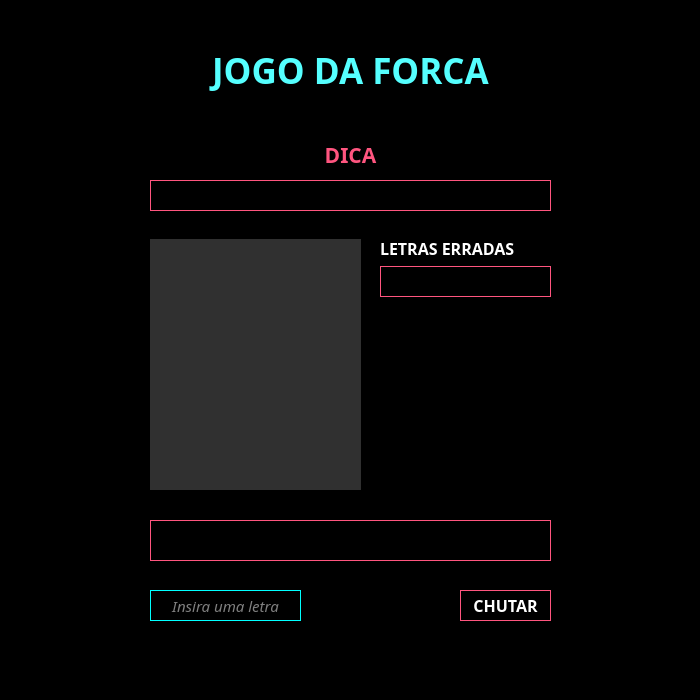
<?xml version="1.0" encoding="UTF-8"?>
<ui version="4.0">
 <class>Form</class>
 <widget class="QWidget" name="Form">
  <property name="geometry">
   <rect>
    <x>0</x>
    <y>0</y>
    <width>700</width>
    <height>700</height>
   </rect>
  </property>
  <property name="minimumSize">
   <size>
    <width>700</width>
    <height>700</height>
   </size>
  </property>
  <property name="maximumSize">
   <size>
    <width>700</width>
    <height>700</height>
   </size>
  </property>
  <property name="windowTitle">
   <string>Jogo da Forca</string>
  </property>
  <property name="styleSheet">
   <string notr="true">background-color: rgb(0, 0, 0);</string>
  </property>
  <widget class="QLabel" name="lbl_nome_2">
   <property name="geometry">
    <rect>
     <x>10</x>
     <y>30</y>
     <width>681</width>
     <height>81</height>
    </rect>
   </property>
   <property name="font">
    <font>
     <family>Montserrat Black</family>
     <pointsize>26</pointsize>
     <weight>75</weight>
     <bold>true</bold>
    </font>
   </property>
   <property name="cursor">
    <cursorShape>ArrowCursor</cursorShape>
   </property>
   <property name="styleSheet">
    <string notr="true">background-color: rgba(255, 255, 255, 0);
color: rgb(85, 255, 255);</string>
   </property>
   <property name="text">
    <string>&lt;html&gt;&lt;head/&gt;&lt;body&gt;&lt;p&gt;JOGO DA FORCA&lt;/p&gt;&lt;/body&gt;&lt;/html&gt;</string>
   </property>
   <property name="textFormat">
    <enum>Qt::AutoText</enum>
   </property>
   <property name="alignment">
    <set>Qt::AlignCenter</set>
   </property>
  </widget>
  <widget class="QLabel" name="lbl_dica">
   <property name="geometry">
    <rect>
     <x>10</x>
     <y>140</y>
     <width>681</width>
     <height>31</height>
    </rect>
   </property>
   <property name="font">
    <font>
     <family>Montserrat ExtraBold</family>
     <pointsize>16</pointsize>
     <weight>75</weight>
     <bold>true</bold>
    </font>
   </property>
   <property name="styleSheet">
    <string notr="true">color: rgb(255, 85, 127);</string>
   </property>
   <property name="text">
    <string>&lt;html&gt;&lt;head/&gt;&lt;body&gt;&lt;p&gt;&lt;span style=&quot; color:#ff557f;&quot;&gt;DICA&lt;/span&gt;&lt;/p&gt;&lt;/body&gt;&lt;/html&gt;</string>
   </property>
   <property name="alignment">
    <set>Qt::AlignCenter</set>
   </property>
  </widget>
  <widget class="QLabel" name="lbl_txt_dica">
   <property name="geometry">
    <rect>
     <x>150</x>
     <y>180</y>
     <width>401</width>
     <height>31</height>
    </rect>
   </property>
   <property name="font">
    <font>
     <family>Montserrat</family>
     <pointsize>12</pointsize>
     <weight>75</weight>
     <bold>true</bold>
    </font>
   </property>
   <property name="styleSheet">
    <string notr="true">border: 1px solid rgb(255, 85, 127);
color: white;</string>
   </property>
   <property name="text">
    <string/>
   </property>
   <property name="alignment">
    <set>Qt::AlignCenter</set>
   </property>
  </widget>
  <widget class="QLabel" name="label">
   <property name="geometry">
    <rect>
     <x>150</x>
     <y>239</y>
     <width>211</width>
     <height>251</height>
    </rect>
   </property>
   <property name="font">
    <font>
     <family>Montserrat</family>
     <pointsize>16</pointsize>
     <weight>75</weight>
     <bold>true</bold>
    </font>
   </property>
   <property name="styleSheet">
    <string notr="true">background-color: rgb(48, 48, 48);
color: white;
</string>
   </property>
   <property name="text">
    <string/>
   </property>
   <property name="alignment">
    <set>Qt::AlignCenter</set>
   </property>
  </widget>
  <widget class="QLineEdit" name="lne_chute">
   <property name="geometry">
    <rect>
     <x>150</x>
     <y>590</y>
     <width>151</width>
     <height>31</height>
    </rect>
   </property>
   <property name="font">
    <font>
     <family>Montserrat</family>
     <pointsize>11</pointsize>
     <italic>true</italic>
    </font>
   </property>
   <property name="styleSheet">
    <string notr="true">border: 1px solid rgb(0, 255, 255);
color: white;</string>
   </property>
   <property name="maxLength">
    <number>1</number>
   </property>
   <property name="alignment">
    <set>Qt::AlignCenter</set>
   </property>
   <property name="placeholderText">
    <string>Insira uma letra</string>
   </property>
  </widget>
  <widget class="QPushButton" name="btn_enviar">
   <property name="geometry">
    <rect>
     <x>460</x>
     <y>590</y>
     <width>91</width>
     <height>31</height>
    </rect>
   </property>
   <property name="font">
    <font>
     <family>Montserrat</family>
     <pointsize>12</pointsize>
     <weight>75</weight>
     <bold>true</bold>
    </font>
   </property>
   <property name="cursor">
    <cursorShape>PointingHandCursor</cursorShape>
   </property>
   <property name="styleSheet">
    <string notr="true">border: 1px solid rgb(255, 85, 127);
color: white;
</string>
   </property>
   <property name="text">
    <string>CHUTAR</string>
   </property>
  </widget>
  <widget class="QLabel" name="lbl_palavra_secreta">
   <property name="geometry">
    <rect>
     <x>150</x>
     <y>520</y>
     <width>401</width>
     <height>41</height>
    </rect>
   </property>
   <property name="font">
    <font>
     <family>Montserrat</family>
     <pointsize>14</pointsize>
     <weight>75</weight>
     <bold>true</bold>
    </font>
   </property>
   <property name="styleSheet">
    <string notr="true">border: 1px solid rgb(255, 85, 127);
color: white;</string>
   </property>
   <property name="text">
    <string/>
   </property>
   <property name="alignment">
    <set>Qt::AlignCenter</set>
   </property>
  </widget>
  <widget class="QLabel" name="lbl_letras_erradas">
   <property name="geometry">
    <rect>
     <x>380</x>
     <y>266</y>
     <width>171</width>
     <height>31</height>
    </rect>
   </property>
   <property name="font">
    <font>
     <family>Montserrat</family>
     <pointsize>10</pointsize>
     <weight>75</weight>
     <italic>true</italic>
     <bold>true</bold>
    </font>
   </property>
   <property name="styleSheet">
    <string notr="true">border: 1px solid rgb(255, 85, 127);
color: white;</string>
   </property>
   <property name="text">
    <string/>
   </property>
   <property name="alignment">
    <set>Qt::AlignCenter</set>
   </property>
  </widget>
  <widget class="QLabel" name="label_2">
   <property name="geometry">
    <rect>
     <x>380</x>
     <y>240</y>
     <width>171</width>
     <height>16</height>
    </rect>
   </property>
   <property name="font">
    <font>
     <family>Montserrat</family>
     <pointsize>12</pointsize>
     <weight>75</weight>
     <bold>true</bold>
    </font>
   </property>
   <property name="styleSheet">
    <string notr="true">color: white;
background-color: rgba(255, 255, 255, 0);</string>
   </property>
   <property name="text">
    <string>LETRAS ERRADAS</string>
   </property>
  </widget>
 </widget>
 <resources/>
 <connections/>
</ui>
